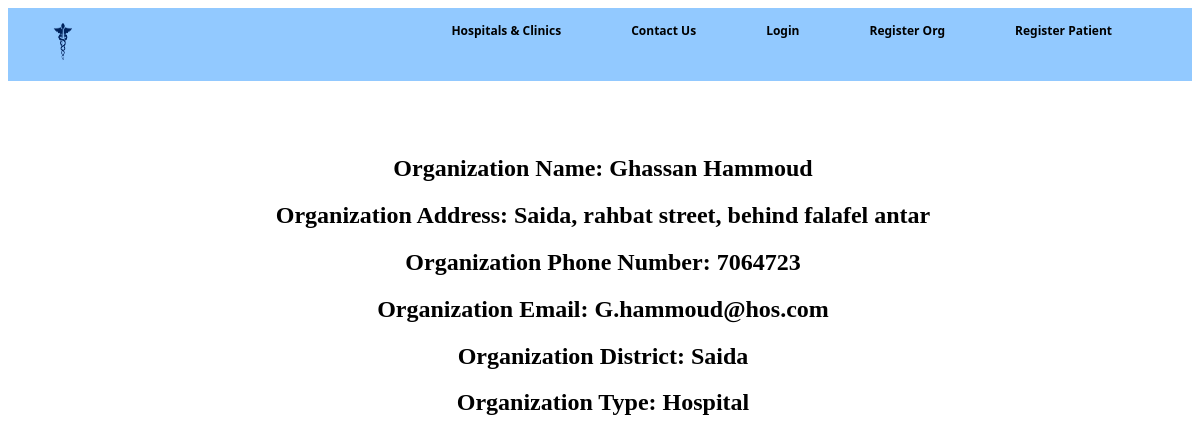
/findhospitalinfo.php?user=hamod_hospital, run on the app's committed database.
### tables this page shows
CREATE TABLE `userinfo` (
  `userID` int(11) NOT NULL,
  `username` varchar(60) NOT NULL,
  `name` varchar(25) NOT NULL,
  `email` varchar(30) NOT NULL,
  `phonenumber` int(11) NOT NULL,
  `ownername` varchar(30) NOT NULL,
  `owneremail` varchar(30) NOT NULL,
  `ownerphone` int(11) NOT NULL,
  `address` varchar(200) NOT NULL,
  `district` varchar(20) NOT NULL,
  `type` varchar(15) NOT NULL,
  `certificateimgName` varchar(30) NOT NULL,
  `status` varchar(15) NOT NULL,
  `registration_date` varchar(50) NOT NULL,
  `password` varchar(30) NOT NULL
);

### findhospitalinfo.php (the view, shortened to what this page needs)
<?php include 'incs/nav.php';
       $user = $_GET['user'] ?>
<!DOCTYPE html>
<html lang="en">
<head>
<link rel="stylesheet" href="css/issueinfo.css">
</head>
<body>
    <?php
    include 'incs/connection.php';
    $query = "SELECT * FROM userinfo WHERE username='$user'";
    $result = mysqli_query($con,$query);
    $row = mysqli_fetch_assoc($result);
    ?>
    <br><br><br><center>
    <h2 class="zee">Organization Name: <?php echo $row['name']; ?></h2>
    <h2 class="zee">Organization Address: <?php echo $row['address']; ?></h2>
    <h2 class="zee">Organization Phone Number: <?php echo $row['phonenumber']; ?></h2>
    <h2 class="zee">Organization Email: <?php echo $row['email']; ?></h2>
    <h2 class="zee">Organization District: <?php echo $row['district']; ?></h2>
    <h2 class="zee">Organization Type: <?php echo $row['type']; ?></h2>
    </center>
    <br><br>
</body>
</html>

### css/nav.css (style rules this page uses)
* { box-sizing: border-box; }

### css/issueinfo.css (style rules this page uses)
.zee { margin-left: 6px; }

### data on the page
userinfo: name "Ghassan Hammoud", address "Saida, rahbat street, behind falafel antar", phonenumber "7064723", email "G.hammoud@hos.com", district "Saida", type "Hospital"
